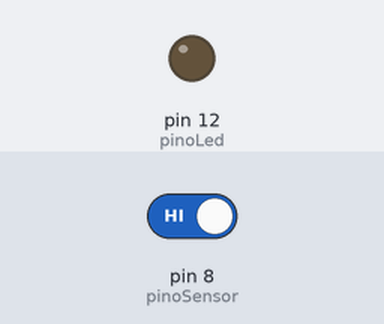
Bench run of a sketch on a simulated Arduino Uno, built with avr-gcc and run on an emulated ATmega328P. On the bench: output pins drawn as LEDs (lit = HIGH). The inputs (shaded band) are chosen by the test bench; at power-on: pin 8 (pinoSensor) HIGH.

Above: at 1.2 s.
1.3 s: pin 8 (pinoSensor) driven LOW
At 2.5 s:
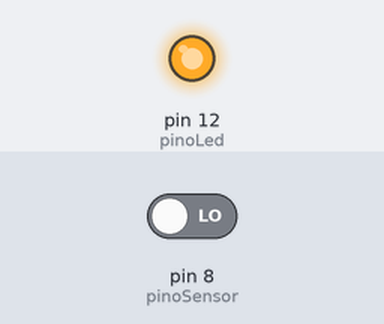
2.8 s: pin 8 (pinoSensor) driven HIGH
At 3.8 s:
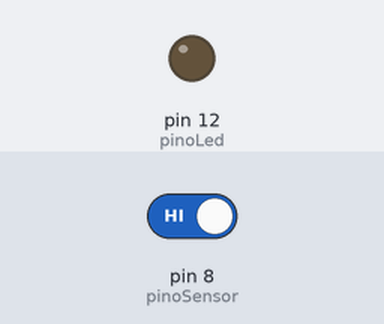
Timing chart, 0 to 5.8 s (numbered marks = the images above; inputs shaded):
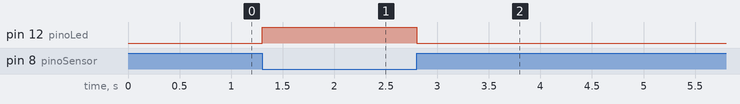

The sketch:

ir_sensor.ino
```cpp
int pinoLed = 12; //PINO DIGITAL UTILIZADO PELO LED
int pinoSensor = 8; //PINO DIGITAL UTILIZADO PELO SENSOR

void setup(){
  pinMode(pinoSensor, INPUT); //DEFINE O PINO COMO ENTRADA
  pinMode(pinoLed, OUTPUT); //DEFINE O PINO COMO SAÍDA
  digitalWrite(pinoLed, LOW); //LED INICIA DESLIGADO
}

void loop(){
  if (digitalRead(pinoSensor) == LOW){ //SE A LEITURA DO PINO FOR IGUAL A LOW, FAZ
        digitalWrite(pinoLed, HIGH); //ACENDE O LED
  }else{//SENÃO, FAZ
        digitalWrite(pinoLed, LOW); //apaga O LED
  }
}
```

Measured:
- after the input at 1.3 s, pin 12 (pinoLed): LOW → HIGH at once
- after the input at 2.8 s, pin 12 (pinoLed): HIGH → LOW at once
